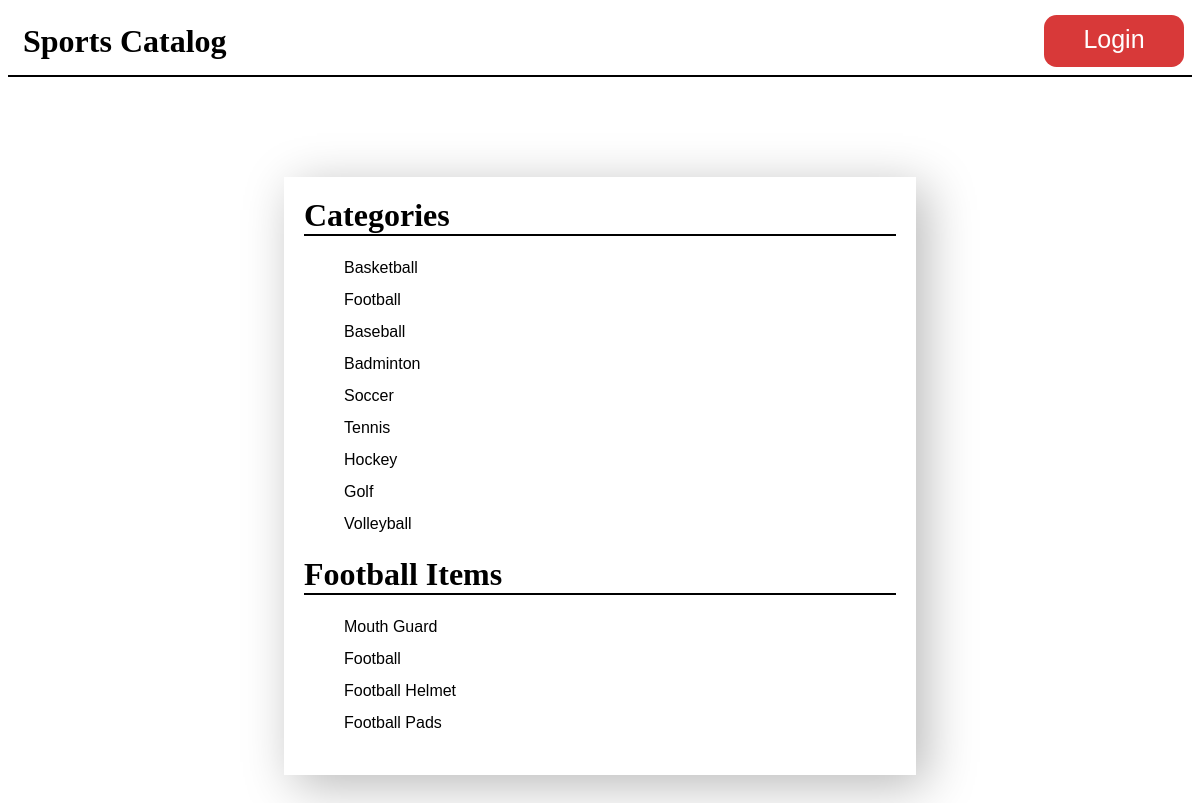
/category/2/items, run on the app's committed database.
### database_setup.py (models this page shows, shortened)
class Category(Base):
    __tablename__ = 'category'
    id = Column(Integer, primary_key=True)
    name = Column(String(100))

class Item(Base):
    __tablename__ = 'item'
    id = Column(Integer, primary_key=True)
    name = Column(String(100), nullable=False)
    description = Column(String(500), nullable=False)
    created_at = Column(DateTime, nullable=False, default=datetime.datetime.utcnow())
    updated_at = Column(DateTime, nullable=False, default=datetime.datetime.utcnow(), onupdate=datetime.datetime.utcnow())
    category_id = Column(Integer, ForeignKey('category.id'))
    category = relationship(Category)
    user_id = Column(Integer, ForeignKey('user.id'))
    user = relationship(User)

### main.py (the view)
@app.route('/category/<int:category_id>/items')
def showItems(category_id):
    logged_in = True
    if 'username' not in login_session:
        logged_in = False
    categories = session.query(Category).all()
    category = session.query(Category).filter_by(id=category_id).one()
    items = session.query(Item).filter_by(category_id=category_id).all()
    return render_template('showItems.html', items=items, category=category, categories=categories, allowed=logged_in)

### templates/showItems.html (shortened to what this page needs)
<!DOCTYPE html>
<html>
  <head>
    <link href="/static/style.css" rel="stylesheet" />
  </head>
  <body>
    <header>
      <div id="container">
        <h1><a href="{{url_for('showHomePage')}}">Sports Catalog</a></h1>
        {% if not allowed %}
          <a href="{{url_for('showLogin')}}" id="login">Login</a>
        {% else %}
          <a href="{{url_for('gdisconnect')}}" id="logout">Logout</a>
        {% endif %}
      </div>
    </header>
    <div id="category_content">
      <h1>Categories</h1>
      <ul>
        {% for category in categories %}
          <li>
            <a href="{{url_for('showItems', category_id=category.id)}}">{{category.name}}</a>
          </li>
        {% endfor %}
      </ul>
      <h1>{{category.name}} Items</h1>
      <ul>
        {% for item in items %}
          <li>
            <a href="{{url_for('showItem', category_id=category.id, item_id=item.id)}}">{{item.name}}</a>
          </li>
        {% endfor %}
      </ul>
    </div>
  </body>
</html>

### static/style.css (style rules this page uses)
body { font-family: sans-serif; background-color: #fff; }
h1, h2, h3, h4 { color: #000; }
h1, h2 { font-family: 'Georgia', serif; margin: 0; }
h1 { border-bottom: 2px solid #000; }
header { padding: 15px; border-bottom: 2px solid #000; }
#login, #logout { width: 140px; height: 42px; background-color: #d83939; color: #fff; font-size: 25px; text-align: center; border-radius: 0.5em; right: 16px; top: 15px; position: absolute; padding-top: 10px; }
#container h1 { border-bottom: none; }
a { text-decoration: none; color:#FFFFCC; color: #000000; }
li { list-style: none; line-height: 2em; }
#item_content, #categories_content, #category_content, #form_content, #login_form { width: 50%; margin: 100px auto; background-color: #ffffff; padding: 20px; box-shadow: 10px 10px 47px 0px #b8b8b8; }

### data on the page
Category: name "Basketball"
Category: name "Football"
Category: name "Baseball"
Category: name "Badminton"
Category: name "Soccer"
Category: name "Tennis"
Category: name "Hockey"
Category: name "Golf"
Category: name "Volleyball"
Item: name "Mouth Guard"
Item: name "Football"
Item: name "Football Helmet"
Item: name "Football Pads"
